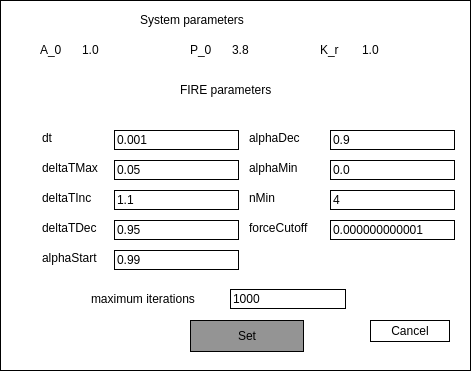
   <widget class="QWidget" name="fireParametersWidget" native="true">
    <property name="geometry">
     <rect>
      <x>210</x>
      <y>10</y>
      <width>471</width>
      <height>371</height>
     </rect>
    </property>
    <property name="styleSheet">
     <string notr="true">background: white; border: 1px solid black</string>
    </property>
    <widget class="QPushButton" name="setFIREButton">
     <property name="geometry">
      <rect>
       <x>190</x>
       <y>320</y>
       <width>114</width>
       <height>32</height>
      </rect>
     </property>
     <property name="styleSheet">
      <string notr="true">background:rgb(148, 148, 148)</string>
     </property>
     <property name="text">
      <string>Set</string>
     </property>
    </widget>
    <widget class="QPushButton" name="cancelFIREButton">
     <property name="geometry">
      <rect>
       <x>370</x>
       <y>320</y>
       <width>80</width>
       <height>22</height>
      </rect>
     </property>
     <property name="text">
      <string>Cancel</string>
     </property>
    </widget>
    <widget class="QLabel" name="label_63">
     <property name="geometry">
      <rect>
       <x>140</x>
       <y>10</y>
       <width>221</width>
       <height>20</height>
      </rect>
     </property>
     <property name="styleSheet">
      <string notr="true">border: white</string>
     </property>
     <property name="text">
      <string>System parameters</string>
     </property>
    </widget>
    <widget class="QLabel" name="label_46">
     <property name="geometry">
      <rect>
       <x>40</x>
       <y>40</y>
       <width>31</width>
       <height>20</height>
      </rect>
     </property>
     <property name="styleSheet">
      <string notr="true">border: red</string>
     </property>
     <property name="text">
      <string>A_0</string>
     </property>
    </widget>
    <widget class="QLineEdit" name="fire_a0Box">
     <property name="geometry">
      <rect>
       <x>80</x>
       <y>40</y>
       <width>61</width>
       <height>20</height>
      </rect>
     </property>
     <property name="styleSheet">
      <string notr="true">border: white</string>
     </property>
     <property name="text">
      <string>1.0</string>
     </property>
    </widget>
    <widget class="QLineEdit" name="fire_p0Box">
     <property name="geometry">
      <rect>
       <x>230</x>
       <y>40</y>
       <width>61</width>
       <height>20</height>
      </rect>
     </property>
     <property name="styleSheet">
      <string notr="true">border: red 1px solid</string>
     </property>
     <property name="text">
      <string>3.8</string>
     </property>
    </widget>
    <widget class="QLabel" name="label_47">
     <property name="geometry">
      <rect>
       <x>190</x>
       <y>40</y>
       <width>21</width>
       <height>20</height>
      </rect>
     </property>
     <property name="styleSheet">
      <string notr="true">border: red</string>
     </property>
     <property name="text">
      <string>P_0</string>
     </property>
    </widget>
    <widget class="QLabel" name="label_48">
     <property name="geometry">
      <rect>
       <x>320</x>
       <y>40</y>
       <width>21</width>
       <height>20</height>
      </rect>
     </property>
     <property name="styleSheet">
      <string notr="true">border: red</string>
     </property>
     <property name="text">
      <string>K_r</string>
     </property>
    </widget>
    <widget class="QLineEdit" name="fire_KrBox">
     <property name="geometry">
      <rect>
       <x>360</x>
       <y>40</y>
       <width>61</width>
       <height>20</height>
      </rect>
     </property>
     <property name="styleSheet">
      <string notr="true">border: red 1px solid</string>
     </property>
     <property name="text">
      <string>1.0</string>
     </property>
    </widget>
    <widget class="QLabel" name="label_64">
     <property name="geometry">
      <rect>
       <x>180</x>
       <y>80</y>
       <width>111</width>
       <height>20</height>
      </rect>
     </property>
     <property name="styleSheet">
      <string notr="true">border: white</string>
     </property>
     <property name="text">
      <string>FIRE parameters</string>
     </property>
    </widget>
    <widget class="QLabel" name="label_67">
     <property name="geometry">
      <rect>
       <x>249</x>
       <y>220</y>
       <width>71</width>
       <height>16</height>
      </rect>
     </property>
     <property name="styleSheet">
      <string notr="true">border: white</string>
     </property>
     <property name="text">
      <string>forceCutoff</string>
     </property>
    </widget>
    <widget class="QLabel" name="label_68">
     <property name="geometry">
      <rect>
       <x>249</x>
       <y>160</y>
       <width>56</width>
       <height>16</height>
      </rect>
     </property>
     <property name="styleSheet">
      <string notr="true">border: white</string>
     </property>
     <property name="text">
      <string>alphaMin</string>
     </property>
    </widget>
    <widget class="QLineEdit" name="nMinBox">
     <property name="geometry">
      <rect>
       <x>330</x>
       <y>190</y>
       <width>125</width>
       <height>20</height>
      </rect>
     </property>
     <property name="text">
      <string>4</string>
     </property>
    </widget>
    <widget class="QLabel" name="label_69">
     <property name="geometry">
      <rect>
       <x>91</x>
       <y>289</y>
       <width>131</width>
       <height>20</height>
      </rect>
     </property>
     <property name="styleSheet">
      <string notr="true">border: white</string>
     </property>
     <property name="text">
      <string>maximum iterations</string>
     </property>
    </widget>
    <widget class="QLineEdit" name="dtBox">
     <property name="geometry">
      <rect>
       <x>114</x>
       <y>130</y>
       <width>125</width>
       <height>20</height>
      </rect>
     </property>
     <property name="text">
      <string>0.001</string>
     </property>
    </widget>
    <widget class="QLineEdit" name="dtIncBox">
     <property name="geometry">
      <rect>
       <x>114</x>
       <y>190</y>
       <width>125</width>
       <height>20</height>
      </rect>
     </property>
     <property name="text">
      <string>1.1</string>
     </property>
    </widget>
    <widget class="QLabel" name="label_70">
     <property name="geometry">
      <rect>
       <x>42</x>
       <y>220</y>
       <width>62</width>
       <height>16</height>
      </rect>
     </property>
     <property name="styleSheet">
      <string notr="true">border: white</string>
     </property>
     <property name="text">
      <string>deltaTDec</string>
     </property>
    </widget>
    <widget class="QLineEdit" name="dtDecBox">
     <property name="geometry">
      <rect>
       <x>114</x>
       <y>220</y>
       <width>125</width>
       <height>20</height>
      </rect>
     </property>
     <property name="text">
      <string>0.95</string>
     </property>
    </widget>
    <widget class="QLabel" name="label_71">
     <property name="geometry">
      <rect>
       <x>42</x>
       <y>190</y>
       <width>57</width>
       <height>16</height>
      </rect>
     </property>
     <property name="styleSheet">
      <string notr="true">border: white</string>
     </property>
     <property name="text">
      <string>deltaTInc</string>
     </property>
    </widget>
    <widget class="QLineEdit" name="alphaMinBox">
     <property name="geometry">
      <rect>
       <x>330</x>
       <y>160</y>
       <width>125</width>
       <height>20</height>
      </rect>
     </property>
     <property name="text">
      <string>0.0</string>
     </property>
    </widget>
    <widget class="QLineEdit" name="maxIterationsBox">
     <property name="geometry">
      <rect>
       <x>230</x>
       <y>289</y>
       <width>116</width>
       <height>20</height>
      </rect>
     </property>
     <property name="text">
      <string>1000</string>
     </property>
    </widget>
    <widget class="QLineEdit" name="dtMaxBox">
     <property name="geometry">
      <rect>
       <x>114</x>
       <y>160</y>
       <width>125</width>
       <height>20</height>
      </rect>
     </property>
     <property name="text">
      <string>0.05</string>
     </property>
    </widget>
    <widget class="QLineEdit" name="forceCutoffBox">
     <property name="geometry">
      <rect>
       <x>330</x>
       <y>220</y>
       <width>125</width>
       <height>20</height>
      </rect>
     </property>
     <property name="text">
      <string>0.000000000001</string>
     </property>
    </widget>
    <widget class="QLineEdit" name="alphaStartBox">
     <property name="geometry">
      <rect>
       <x>114</x>
       <y>250</y>
       <width>125</width>
       <height>20</height>
      </rect>
     </property>
     <property name="text">
      <string>0.99</string>
     </property>
    </widget>
    <widget class="QLabel" name="label_72">
     <property name="geometry">
      <rect>
       <x>42</x>
       <y>130</y>
       <width>16</width>
       <height>16</height>
      </rect>
     </property>
     <property name="styleSheet">
      <string notr="true">border: white</string>
     </property>
     <property name="text">
      <string>dt</string>
     </property>
    </widget>
    <widget class="QLabel" name="label_73">
     <property name="geometry">
      <rect>
       <x>249</x>
       <y>130</y>
       <width>58</width>
       <height>16</height>
      </rect>
     </property>
     <property name="styleSheet">
      <string notr="true">border: white</string>
     </property>
     <property name="text">
      <string>alphaDec</string>
     </property>
    </widget>
    <widget class="QLabel" name="label_74">
     <property name="geometry">
      <rect>
       <x>42</x>
       <y>160</y>
       <width>64</width>
       <height>16</height>
      </rect>
     </property>
     <property name="styleSheet">
      <string notr="true">border: white</string>
     </property>
     <property name="text">
      <string>deltaTMax</string>
     </property>
    </widget>
    <widget class="QLabel" name="label_75">
     <property name="geometry">
      <rect>
       <x>42</x>
       <y>250</y>
       <width>64</width>
       <height>16</height>
      </rect>
     </property>
     <property name="styleSheet">
      <string notr="true">border: white</string>
     </property>
     <property name="text">
      <string>alphaStart</string>
     </property>
    </widget>
    <widget class="QLabel" name="label_76">
     <property name="geometry">
      <rect>
       <x>249</x>
       <y>190</y>
       <width>30</width>
       <height>16</height>
      </rect>
     </property>
     <property name="styleSheet">
      <string notr="true">border: white</string>
     </property>
     <property name="text">
      <string>nMin</string>
     </property>
    </widget>
    <widget class="QLineEdit" name="alphaDecBox">
     <property name="geometry">
      <rect>
       <x>330</x>
       <y>130</y>
       <width>125</width>
       <height>20</height>
      </rect>
     </property>
     <property name="text">
      <string>0.9</string>
     </property>
    </widget>
   </widget>
